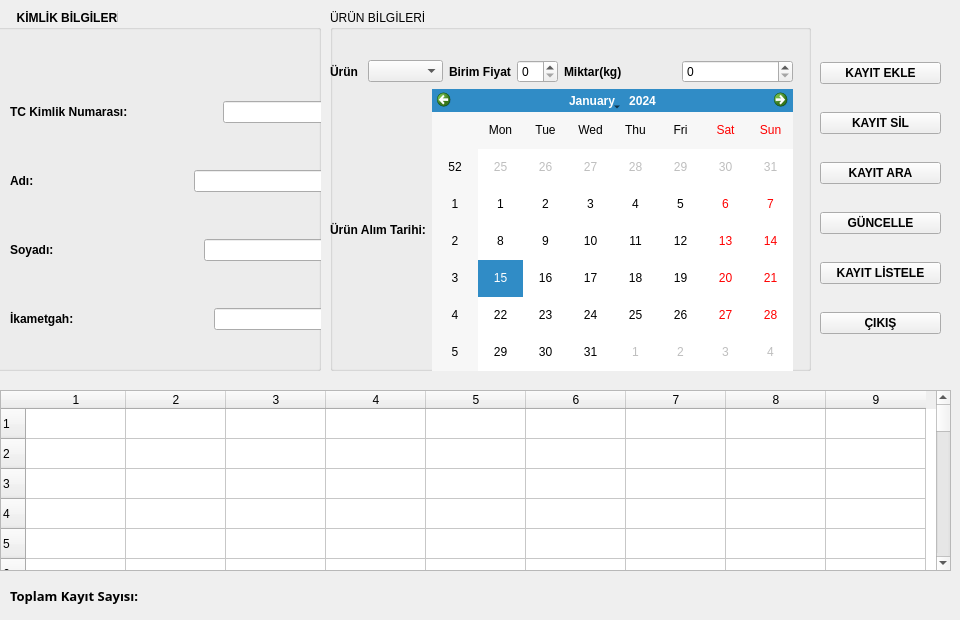
  <widget class="QWidget" name="centralwidget">
   <widget class="QGroupBox" name="groupBox">
    <property name="geometry">
     <rect>
      <x>-10</x>
      <y>10</y>
      <width>331</width>
      <height>361</height>
     </rect>
    </property>
    <property name="font">
     <font>
      <weight>75</weight>
      <bold>true</bold>
     </font>
    </property>
    <property name="title">
     <string>        KİMLİK BİLGİLERİ</string>
    </property>
    <widget class="QWidget" name="layoutWidget">
     <property name="geometry">
      <rect>
       <x>20</x>
       <y>50</y>
       <width>338</width>
       <height>311</height>
      </rect>
     </property>
     <layout class="QVBoxLayout" name="verticalLayout">
      <item>
       <layout class="QHBoxLayout" name="horizontalLayout">
        <item>
         <widget class="QLabel" name="label">
          <property name="font">
           <font>
            <family>Arial</family>
            <weight>75</weight>
            <bold>true</bold>
           </font>
          </property>
          <property name="text">
           <string>TC Kimlik Numarası:</string>
          </property>
         </widget>
        </item>
        <item>
         <spacer name="horizontalSpacer">
          <property name="orientation">
           <enum>Qt::Horizontal</enum>
          </property>
          <property name="sizeHint" stdset="0">
           <size>
            <width>40</width>
            <height>20</height>
           </size>
          </property>
         </spacer>
        </item>
        <item>
         <widget class="QLineEdit" name="lneTck">
          <property name="maxLength">
           <number>11</number>
          </property>
         </widget>
        </item>
       </layout>
      </item>
      <item>
       <layout class="QHBoxLayout" name="horizontalLayout_2">
        <item>
         <widget class="QLabel" name="label_2">
          <property name="font">
           <font>
            <family>Arial</family>
            <weight>75</weight>
            <bold>true</bold>
           </font>
          </property>
          <property name="text">
           <string>Adı:</string>
          </property>
         </widget>
        </item>
        <item>
         <spacer name="horizontalSpacer_2">
          <property name="orientation">
           <enum>Qt::Horizontal</enum>
          </property>
          <property name="sizeHint" stdset="0">
           <size>
            <width>40</width>
            <height>20</height>
           </size>
          </property>
         </spacer>
        </item>
        <item>
         <widget class="QLineEdit" name="lneAd"/>
        </item>
       </layout>
      </item>
      <item>
       <layout class="QHBoxLayout" name="horizontalLayout_3">
        <item>
         <widget class="QLabel" name="label_3">
          <property name="font">
           <font>
            <family>Arial</family>
            <weight>75</weight>
            <bold>true</bold>
           </font>
          </property>
          <property name="text">
           <string>Soyadı:</string>
          </property>
         </widget>
        </item>
        <item>
         <spacer name="horizontalSpacer_3">
          <property name="orientation">
           <enum>Qt::Horizontal</enum>
          </property>
          <property name="sizeHint" stdset="0">
           <size>
            <width>40</width>
            <height>20</height>
           </size>
          </property>
         </spacer>
        </item>
        <item>
         <widget class="QLineEdit" name="lneSoyad"/>
        </item>
       </layout>
      </item>
      <item>
       <layout class="QHBoxLayout" name="horizontalLayout_5">
        <item>
         <widget class="QLabel" name="label_5">
          <property name="font">
           <font>
            <family>Arial</family>
            <weight>75</weight>
            <bold>true</bold>
           </font>
          </property>
          <property name="text">
           <string>İkametgah:</string>
          </property>
         </widget>
        </item>
        <item>
         <spacer name="horizontalSpacer_5">
          <property name="orientation">
           <enum>Qt::Horizontal</enum>
          </property>
          <property name="sizeHint" stdset="0">
           <size>
            <width>40</width>
            <height>20</height>
           </size>
          </property>
         </spacer>
        </item>
        <item>
         <widget class="QLineEdit" name="lneIkametgah"/>
        </item>
       </layout>
      </item>
      <item>
       <layout class="QHBoxLayout" name="horizontalLayout_6"/>
      </item>
     </layout>
    </widget>
   </widget>
   <widget class="QGroupBox" name="groupBox_2">
    <property name="geometry">
     <rect>
      <x>330</x>
      <y>10</y>
      <width>481</width>
      <height>361</height>
     </rect>
    </property>
    <property name="title">
     <string>ÜRÜN BİLGİLERİ</string>
    </property>
   </widget>
   <widget class="QTableWidget" name="tblwBilgiler">
    <property name="geometry">
     <rect>
      <x>0</x>
      <y>390</y>
      <width>951</width>
      <height>181</height>
     </rect>
    </property>
    <property name="rowCount">
     <number>100</number>
    </property>
    <property name="columnCount">
     <number>9</number>
    </property>
    <row/>
    <row/>
    <row/>
    <row/>
    <row/>
    <row/>
    <row/>
    <row/>
    <row/>
    <row/>
    <row/>
    <row/>
    <row/>
    <row/>
    <row/>
    <row/>
    <row/>
    <row/>
    <row/>
    <row/>
    <row/>
    <row/>
    <row/>
    <row/>
    <row/>
    <row/>
    <row/>
    <row/>
    <row/>
    <row/>
    <row/>
    <row/>
    <row/>
    <row/>
    <row/>
    <row/>
    <row/>
    <row/>
    <row/>
    <row/>
    <row/>
    <row/>
    <row/>
    <row/>
    <row/>
    <row/>
    <row/>
    <row/>
    <row/>
    <row/>
    <row/>
    <row/>
    <row/>
    <row/>
    <row/>
    <row/>
    <row/>
    <row/>
    <row/>
    <row/>
    <row/>
    <row/>
    <row/>
    <row/>
    <row/>
    <row/>
    <row/>
    <row/>
    <row/>
    <row/>
    <row/>
    <row/>
    <row/>
    <row/>
    <row/>
    <row/>
    <row/>
    <row/>
    <row/>
    <row/>
    <row/>
    <row/>
    <row/>
    <row/>
    <row/>
    <row/>
    <row/>
    <row/>
    <row/>
    <row/>
    <row/>
    <row/>
    <row/>
    <row/>
    <row/>
    <row/>
    <row/>
    <row/>
    <row/>
    <row/>
    <column/>
    <column/>
    <column/>
    <column/>
    <column/>
    <column/>
    <column/>
    <column/>
    <column/>
   </widget>
   <widget class="QLabel" name="lblKayitSayisi">
    <property name="geometry">
     <rect>
      <x>170</x>
      <y>590</y>
      <width>31</width>
      <height>21</height>
     </rect>
    </property>
    <property name="font">
     <font>
      <family>Arial Black</family>
      <pointsize>10</pointsize>
      <weight>75</weight>
      <bold>true</bold>
     </font>
    </property>
    <property name="text">
     <string/>
    </property>
   </widget>
   <widget class="QLabel" name="label_10">
    <property name="geometry">
     <rect>
      <x>10</x>
      <y>580</y>
      <width>151</width>
      <height>31</height>
     </rect>
    </property>
    <property name="font">
     <font>
      <family>Arial Black</family>
      <pointsize>10</pointsize>
      <weight>75</weight>
      <bold>true</bold>
     </font>
    </property>
    <property name="text">
     <string>Toplam Kayıt Sayısı:</string>
    </property>
   </widget>
   <widget class="QWidget" name="layoutWidget">
    <property name="geometry">
     <rect>
      <x>820</x>
      <y>40</y>
      <width>121</width>
      <height>321</height>
     </rect>
    </property>
    <layout class="QVBoxLayout" name="verticalLayout_3">
     <item>
      <widget class="QPushButton" name="btnekle">
       <property name="font">
        <font>
         <family>Arial</family>
         <weight>75</weight>
         <bold>true</bold>
        </font>
       </property>
       <property name="text">
        <string>KAYIT EKLE</string>
       </property>
      </widget>
     </item>
     <item>
      <widget class="QPushButton" name="btnsil">
       <property name="font">
        <font>
         <family>Arial</family>
         <weight>75</weight>
         <bold>true</bold>
        </font>
       </property>
       <property name="text">
        <string>KAYIT SİL</string>
       </property>
      </widget>
     </item>
     <item>
      <widget class="QPushButton" name="btnara">
       <property name="font">
        <font>
         <family>Arial</family>
         <weight>75</weight>
         <bold>true</bold>
        </font>
       </property>
       <property name="text">
        <string>KAYIT ARA</string>
       </property>
      </widget>
     </item>
     <item>
      <widget class="QPushButton" name="btnguncelle">
       <property name="font">
        <font>
         <family>Arial</family>
         <weight>75</weight>
         <bold>true</bold>
        </font>
       </property>
       <property name="text">
        <string>GÜNCELLE</string>
       </property>
      </widget>
     </item>
     <item>
      <widget class="QPushButton" name="btnlistele">
       <property name="font">
        <font>
         <family>Arial</family>
         <weight>75</weight>
         <bold>true</bold>
        </font>
       </property>
       <property name="text">
        <string>KAYIT LİSTELE</string>
       </property>
      </widget>
     </item>
     <item>
      <widget class="QPushButton" name="btncikis">
       <property name="font">
        <font>
         <family>Arial</family>
         <weight>75</weight>
         <bold>true</bold>
        </font>
       </property>
       <property name="text">
        <string>ÇIKIŞ</string>
       </property>
      </widget>
     </item>
    </layout>
   </widget>
   <widget class="QWidget" name="layoutWidget">
    <property name="geometry">
     <rect>
      <x>330</x>
      <y>60</y>
      <width>463</width>
      <height>311</height>
     </rect>
    </property>
    <layout class="QVBoxLayout" name="verticalLayout_2">
     <item>
      <layout class="QHBoxLayout" name="horizontalLayout_8">
       <item>
        <layout class="QHBoxLayout" name="horizontalLayout_9">
         <item>
          <layout class="QHBoxLayout" name="horizontalLayout_7">
           <item>
            <widget class="QLabel" name="label_6">
             <property name="font">
              <font>
               <family>Arial</family>
               <weight>75</weight>
               <bold>true</bold>
              </font>
             </property>
             <property name="text">
              <string>Ürün </string>
             </property>
            </widget>
           </item>
           <item>
            <widget class="QComboBox" name="cmbUrun">
             <property name="enabled">
              <bool>true</bool>
             </property>
             <property name="editable">
              <bool>false</bool>
             </property>
             <property name="currentText">
              <string/>
             </property>
             <property name="currentIndex">
              <number>-1</number>
             </property>
             <item>
              <property name="text">
               <string>Arpa</string>
              </property>
             </item>
             <item>
              <property name="text">
               <string>Ayçiçeği</string>
              </property>
             </item>
             <item>
              <property name="text">
               <string>Buğday</string>
              </property>
             </item>
             <item>
              <property name="text">
               <string>Fıstık</string>
              </property>
             </item>
             <item>
              <property name="text">
               <string>Kanola</string>
              </property>
             </item>
             <item>
              <property name="text">
               <string>Mısır</string>
              </property>
             </item>
             <item>
              <property name="text">
               <string>Pirinç</string>
              </property>
             </item>
             <item>
              <property name="text">
               <string>Zeytin</string>
              </property>
             </item>
            </widget>
           </item>
          </layout>
         </item>
         <item>
          <widget class="QLabel" name="label_12">
           <property name="font">
            <font>
             <family>Arial</family>
             <weight>75</weight>
             <bold>true</bold>
            </font>
           </property>
           <property name="text">
            <string>Birim Fiyat</string>
           </property>
          </widget>
         </item>
         <item>
          <widget class="QSpinBox" name="spnBirim"/>
         </item>
        </layout>
       </item>
       <item>
        <widget class="QLabel" name="label_7">
         <property name="font">
          <font>
           <family>Arial</family>
           <weight>75</weight>
           <bold>true</bold>
          </font>
         </property>
         <property name="text">
          <string>Miktar(kg)</string>
         </property>
        </widget>
       </item>
       <item>
        <widget class="QSpinBox" name="spnMiktar"/>
       </item>
      </layout>
     </item>
     <item>
      <layout class="QHBoxLayout" name="horizontalLayout_10">
       <item>
        <widget class="QLabel" name="label_8">
         <property name="font">
          <font>
           <family>Arial</family>
           <weight>75</weight>
           <bold>true</bold>
          </font>
         </property>
         <property name="text">
          <string>Ürün Alım Tarihi:</string>
         </property>
        </widget>
       </item>
       <item>
        <widget class="QCalendarWidget" name="clntarih"/>
       </item>
      </layout>
     </item>
    </layout>
   </widget>
  </widget>
